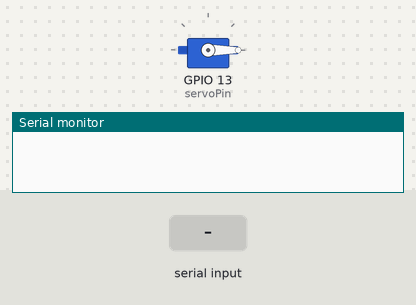
Bench run of a sketch on a simulated ESP32. Parts: servo, the last lines printed to the serial monitor. The test bench sets the inputs (shaded band).

Above: at 1.2 s.
1.3 s: "1" received over Serial
At 2.5 s:
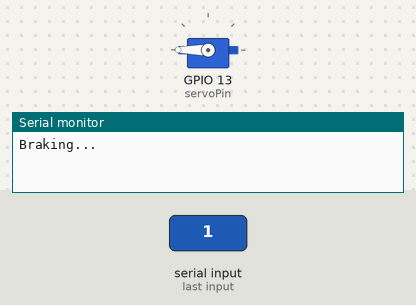
2.8 s: "0" received over Serial
At 3.6 s:
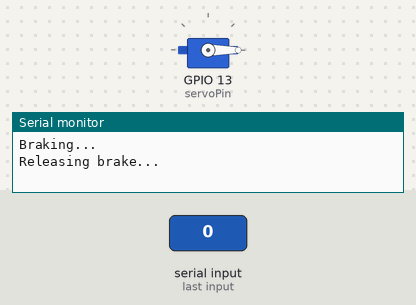
Timing chart, 0 to 5.8 s (numbered marks = the images above; inputs shaded):
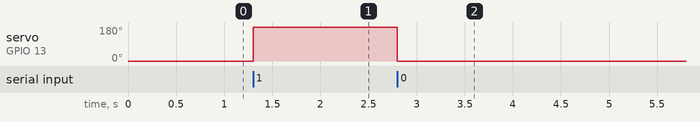

Measured:
- after the input at 1.3 s, servo on GPIO 13 (servoPin): 0° → 180° at once
- after the input at 2.8 s, servo on GPIO 13 (servoPin): 180° → 0° at once

The sketch:

brake.ino
```cpp
// brake.ino
#include <ESP32Servo.h>

const int servoPin = 13;
Servo brakeServo;

void setup() {
  Serial.begin(115200);
  brakeServo.attach(servoPin);
  brakeServo.write(0);
}

void loop() {
  if (Serial.available()) {
    char command = Serial.read();
    if (command == '1') {
      Serial.println("Braking...");
      brakeServo.write(180);
    } else if (command == '0') {
      Serial.println("Releasing brake...");
      brakeServo.write(0);
    } else if (command == 'f') {
      Serial.println("BRAKE_MODULE");
    }
  }
}
```
